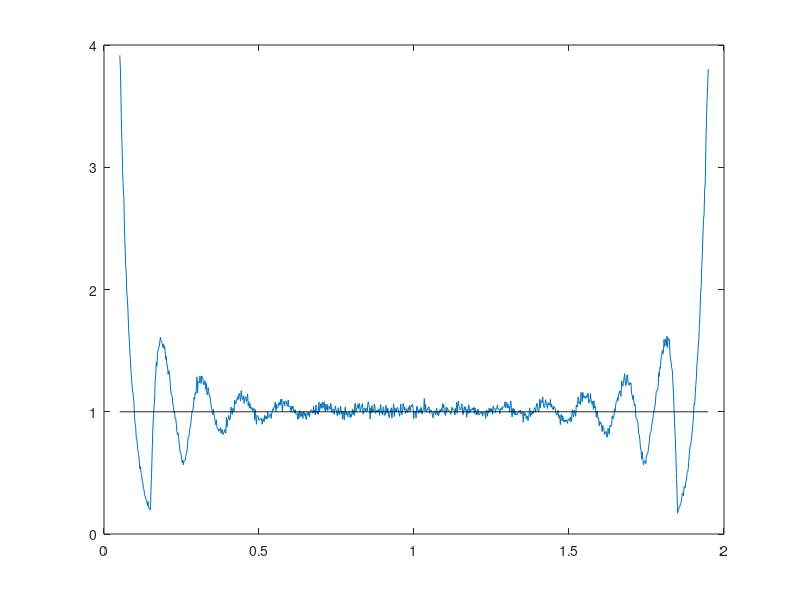

This figure's MATLAB source:
% harcore poisson points
% direct pin

close all; clear all; clc

N     = 15;
N_rep = 100000;

L     = 2;
s     = .05;

LL = (L-2*N*s);

if LL <= 0
    disp('L <= 2 N s');
    return
end

L_s = repmat((2.*(1:N)'-1).*s,1,N_rep);

L_x = rand(N,N_rep).* LL;
L_x = sort(L_x) + L_s;

% test of distances
L_dx = [repmat(-s,1,N_rep);L_x;repmat(L+s,1,N_rep)];
L_dx = diff(L_dx);


if any(L_dx(:)<2*s)
    disp('violation of hardcore constraint')
    diff(L_dx)
end


[L_p,xx] = hist(L_x(:),1000);
L_p = (L_p./(N*N_rep))./(xx(2)-xx(1));
plot(xx,L_p.*L); hold on
plot(xx,ones(size(xx)),'-k')
axis([0 L 0 4])







